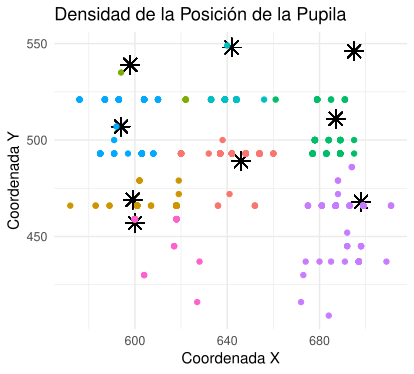

The R source for this figure:
library(jsonlite)
library(dplyr)
library(tidyr)
library(ggplot2)
library(viridis)
options(scipen=999)

path <- file.choose()

read_kexxu_eye_data <- function(path) {
  lines <- readLines(path)
  locs <- list()
  
  # Definimos los puntos de referencia
  puntos <- data.frame(
    x = c(646, 600, 698, 598, 695, 599, 642, 594, 687),
    y = c(720-231, 720-263, 720-252, 720-181, 720-174, 720-251, 720-172, 720-213, 720-209)
  )
  
  distancia <- function(x1, y1, x2, y2) {
    sqrt((x2 - x1)^2 + (y2 - y1)^2)
  }
  
  for (i in seq_along(lines)) {
    line <- lines[i]
    parts <- strsplit(line, " ")[[1]]
    if (grepl("/eyetracking$", parts[1])) {
      js <- jsonlite::fromJSON(paste(parts[-c(1:2)], collapse = " "))
      rx <- js$pupil_rel_pos_x
      ry <- js$pupil_rel_pos_y
      x <- 640 - as.integer((rx) * 640)
      y <- 360 -  as.integer((ry) * 360)
      timestamp <- as.numeric(js$timestamp_ms)
      
      # Calcular distancias a todos los puntos de referencia y diferencias en x y y
      distancias <- apply(puntos, 1, function(p) distancia(p[1], p[2], x, y))
      dif_x <- (x - puntos$x)*(1920/395) 
      dif_y <- (y - puntos$y)*(1080/220)
      p_x <- puntos$x
      p_y <- puntos$y
      
      # Determinar el grupo con la mínima distancia
      group <- which.min(distancias)
      
      group_colors <- c("blue", "yellow", "red", "green", "magenta", "brown", "pink", "purple", "orange")
      
      if ((y>400)&&(x<800)){
        locs[[length(locs) + 1]] <- c(x, y, group_colors[group], min(distancias), dif_x[group], dif_y[group], p_x[group], p_y[group])
      }
    }
  }
  
  locs_df <- do.call(rbind, locs)
  colnames(locs_df) <- c("x", "y", "group", "distance", "dif_x", "dif_y", "p_x", "p_y")
  
  return(as.data.frame(locs_df))
}

locs_df <- read_kexxu_eye_data(path)
locs_df$x <- as.numeric(as.character(locs_df$x))
locs_df$y <- as.numeric(as.character(locs_df$y))
locs_df <- locs_df %>% filter(!is.na(x) & !is.na(y))
write.csv(locs_df, file = "C:/Users/ignaz/Downloads/final/final/kexxu/fer/fer2-1.csv", row.names = FALSE)


# Graficar
ggplot(locs_df, aes(x = x, y = y)) +
  geom_point(aes(x = 646, y = 720-231), color = "black", shape = 8, size = 4) +
  geom_point(aes(x = 600, y = 720-263), color = "black", shape = 8, size = 4) +
  geom_point(aes(x = 698, y = 720-252), color = "black", shape = 8, size = 4) +
  geom_point(aes(x = 598, y = 720-181), color = "black", shape = 8, size = 4) +
  geom_point(aes(x = 695, y = 720-174), color = "black", shape = 8, size = 4) +
  geom_point(aes(x = 599, y = 720-251), color = "black", shape = 8, size = 4) +
  geom_point(aes(x = 642, y = 720-172), color = "black", shape = 8, size = 4) +
  geom_point(aes(x = 594, y = 720-213), color = "black", shape = 8, size = 4) +
  geom_point(aes(x = 687, y = 720-209), color = "black", shape = 8, size = 4) +
  geom_point(aes(color = group), alpha = 1) +
  theme_minimal() +
  theme(legend.position = "none") +
  labs(title = "Densidad de la Posición de la Pupila",
       x = "Coordenada X",
       y = "Coordenada Y")
